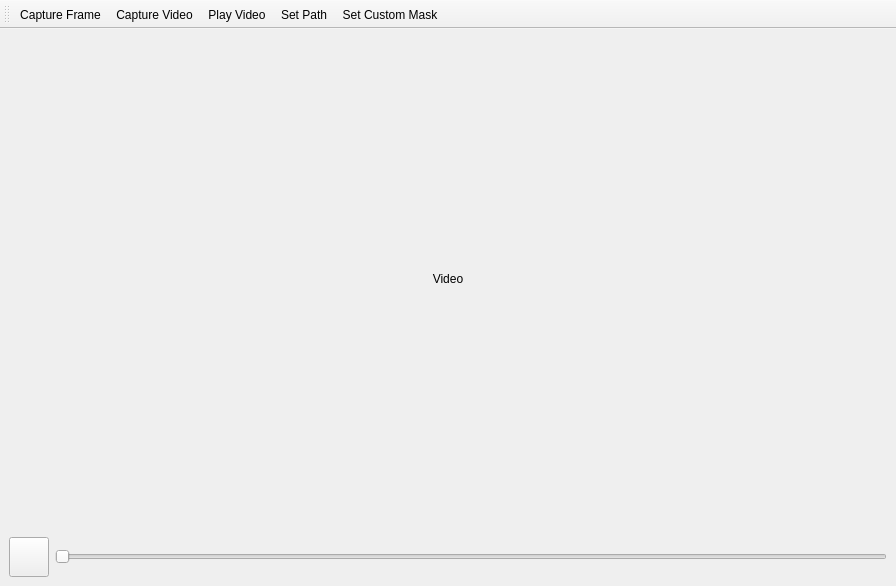
<?xml version="1.0" encoding="UTF-8"?>
<ui version="4.0">
 <class>MainWindow</class>
 <widget class="QMainWindow" name="MainWindow">
  <property name="geometry">
   <rect>
    <x>0</x>
    <y>0</y>
    <width>896</width>
    <height>586</height>
   </rect>
  </property>
  <property name="windowTitle">
   <string>MainWindow</string>
  </property>
  <widget class="QWidget" name="centralwidget">
   <layout class="QVBoxLayout" name="verticalLayout">
    <property name="spacing">
     <number>0</number>
    </property>
    <property name="leftMargin">
     <number>0</number>
    </property>
    <property name="topMargin">
     <number>0</number>
    </property>
    <property name="rightMargin">
     <number>0</number>
    </property>
    <property name="bottomMargin">
     <number>0</number>
    </property>
    <item>
     <widget class="QLabel" name="label">
      <property name="enabled">
       <bool>true</bool>
      </property>
      <property name="sizePolicy">
       <sizepolicy hsizetype="Expanding" vsizetype="Expanding">
        <horstretch>0</horstretch>
        <verstretch>0</verstretch>
       </sizepolicy>
      </property>
      <property name="text">
       <string>Video</string>
      </property>
      <property name="alignment">
       <set>Qt::AlignCenter</set>
      </property>
     </widget>
    </item>
    <item>
     <widget class="QWidget" name="videoPlayerWidget" native="true">
      <layout class="QHBoxLayout" name="horizontalLayout">
       <property name="spacing">
        <number>6</number>
       </property>
       <property name="leftMargin">
        <number>9</number>
       </property>
       <property name="topMargin">
        <number>9</number>
       </property>
       <property name="rightMargin">
        <number>9</number>
       </property>
       <property name="bottomMargin">
        <number>9</number>
       </property>
       <item>
        <widget class="QPushButton" name="playPauseButton">
         <property name="minimumSize">
          <size>
           <width>40</width>
           <height>40</height>
          </size>
         </property>
         <property name="text">
          <string/>
         </property>
        </widget>
       </item>
       <item>
        <widget class="QSlider" name="videoSlider">
         <property name="orientation">
          <enum>Qt::Horizontal</enum>
         </property>
        </widget>
       </item>
      </layout>
     </widget>
    </item>
   </layout>
  </widget>
  <widget class="QToolBar" name="toolBar">
   <property name="windowTitle">
    <string>toolBar</string>
   </property>
   <attribute name="toolBarArea">
    <enum>TopToolBarArea</enum>
   </attribute>
   <attribute name="toolBarBreak">
    <bool>false</bool>
   </attribute>
   <addaction name="captureFrameButton"/>
   <addaction name="captureVideoButton"/>
   <addaction name="playVideoButton"/>
   <addaction name="setPathButton"/>
   <addaction name="setCustomMask"/>
  </widget>
  <action name="captureFrameButton">
   <property name="icon">
    <iconset theme="applications-development"/>
   </property>
   <property name="text">
    <string>Capture Frame</string>
   </property>
   <property name="menuRole">
    <enum>QAction::NoRole</enum>
   </property>
  </action>
  <action name="captureVideoButton">
   <property name="checkable">
    <bool>true</bool>
   </property>
   <property name="icon">
    <iconset theme="camera-video" resource="res.qrc">
     <normaloff>:/icons/icons/camera.png</normaloff>
     <normalon>:/icons/icons/recording.png</normalon>
     <activeon>:/icons/icons/recording.png</activeon>:/icons/icons/camera.png</iconset>
   </property>
   <property name="text">
    <string>Capture Video</string>
   </property>
   <property name="menuRole">
    <enum>QAction::NoRole</enum>
   </property>
  </action>
  <action name="setPathButton">
   <property name="text">
    <string>Set Path</string>
   </property>
   <property name="menuRole">
    <enum>QAction::NoRole</enum>
   </property>
  </action>
  <action name="playVideoButton">
   <property name="text">
    <string>Play Video</string>
   </property>
   <property name="menuRole">
    <enum>QAction::NoRole</enum>
   </property>
  </action>
  <action name="setCustomMask">
   <property name="text">
    <string>Set Custom Mask</string>
   </property>
   <property name="menuRole">
    <enum>QAction::NoRole</enum>
   </property>
  </action>
 </widget>
 <resources>
  <include location="res.qrc"/>
 </resources>
 <connections/>
</ui>
